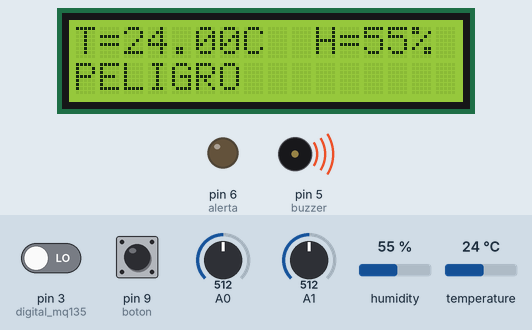
A sketch run on a simulated Arduino Uno, built with avr-gcc and run on an emulated ATmega328P. Shown: 16×2 character LCD, output pins drawn as LEDs (lit = HIGH), buzzer (waves = sounding, pin HIGH). The inputs (shaded band) are chosen by the test bench; at power-on: pin 3 (digital_mq135) LOW, A1 = 512, pin 9 (boton) HIGH, A0 = 512, humidity 55 %, temperature 24 °C. The audio player accepts every command and is not drawn; what the sketch prints to the serial monitor is not drawn.

Above: at 2.03 s.
2.4 s: pin 3 (digital_mq135) driven HIGH
At 4.0 s:
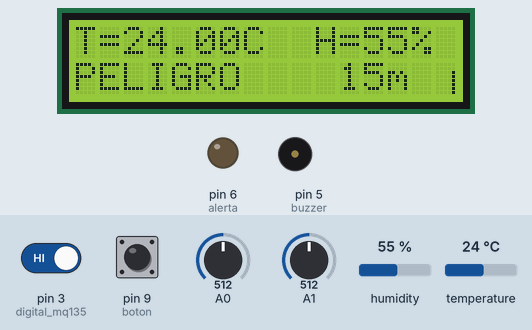
6.6 s: A1 set to 491
10.8 s: A1 set to 462
At 11.6 s:
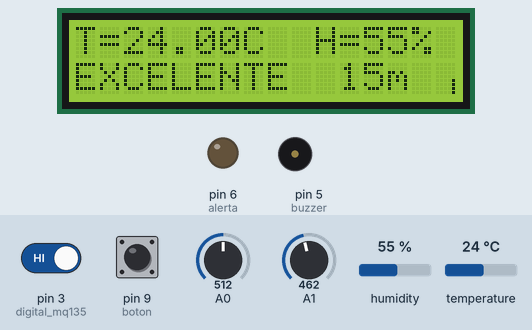
15.0 s: pin 3 (digital_mq135) driven LOW
At 15.43 s:
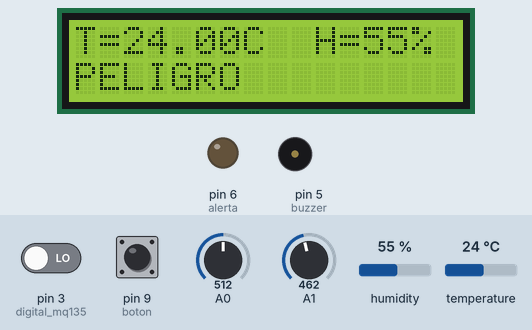
19.2 s: A1 set to 252
23.4 s: A1 set to 220
At 25.1 s:
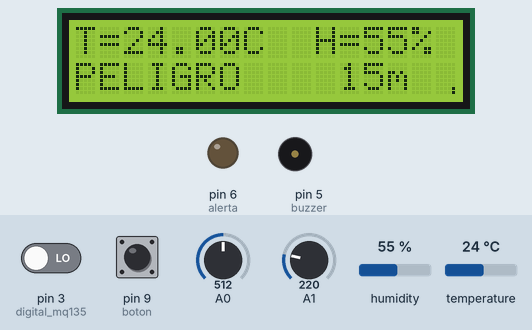
Timing chart, 0 to 32.6 s (numbered marks = the images above; inputs shaded):
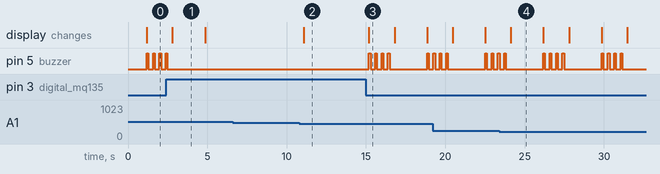

The sketch:

Estacion_meteorologico_lcd_ARDUINO.ino
```cpp
// DFPLAYER MINI MP3 - PARLANTE
#include <SoftwareSerial.h>
#include "DFRobotDFPlayerMini.h"
SoftwareSerial mySoftwareSerial(10, 11);  //Rx, Tx
DFRobotDFPlayerMini myDFPlayer;

int tempAnterior = 0;
int tempAudio = 0;
int tiempo[6] = {0, 1, 05, 15, 30, 60};
int posicion = 3;
unsigned long tiempoAnterior;

//PANTALLA display
#include <LiquidCrystal_I2C.h>
LiquidCrystal_I2C lcd(0x27, 16, 2);

// DHT11 - TEMPERATURA Y HUMEDAD
#include "DHT.h"
#define sensor_dht 2
#define Tipo DHT11
DHT dht(sensor_dht, Tipo);

float temperatura = 0.0;
int humedad = 0;

// MQ135 - CALIDAD DE AIRE
#define digital_mq135 3
int analogo_mq135 = 0;

#define alerta 6
#define buzzer 5
#define boton 9

// CARACTERES ESPECIAL - DIBUJO VOLUMEN
byte vol1 [8] = {B00000, B00000, B00000, B00000, B00000, B00000, B00001, B00001};
byte vol2 [8] = {B00000, B00000, B00000, B00000, B00001, B00001, B00001, B00001};
byte vol3 [8] = {B00000, B00000, B00001, B00001, B00001, B00001, B00001, B00001};
byte vol4 [8] = {B00001, B00001, B00001, B00001, B00001, B00001, B00001, B00001};

// POTENCIOMETRO - VOLUMEN
int volumen = 0;

// ============================================================

void setup() {
  Serial.begin(9600);

  dht.begin();
  pinMode(digital_mq135, INPUT);

  pinMode(buzzer, OUTPUT);
  pinMode(alerta, OUTPUT);
  pinMode(boton, INPUT_PULLUP);

  lcd.init();
  lcd.backlight();
  lcd.createChar(0, vol1);
  lcd.createChar(1, vol2);
  lcd.createChar(2, vol3);
  lcd.createChar(3, vol4);

  mySoftwareSerial.begin(9600);
  myDFPlayer.begin(mySoftwareSerial);
  if (!myDFPlayer.begin(mySoftwareSerial)) {  //Use softwareSerial to communicate with mp3.
    Serial.println(F("Incapaz de empezar"));
    Serial.println(F("1. ¡Vuelva a comprobar la conexión!"));
    Serial.println(F("2. ¡Inserte la tarjeta SD!"));
  }
  myDFPlayer.volume(map(analogRead(A1), 0, 1023, 0, 30));   //De 0 a 30
  temperatura = dht.readTemperature();
  tempAudio = temperatura;
  tempAnterior = temperatura;
  myDFPlayer.playFolder(2, tempAudio);
}

// ============================================================

void loop() {
  unsigned long tiempoActual = millis();

  if (myDFPlayer.available()) {
    if (myDFPlayer.readType() > 6) {
      digitalWrite(alerta, HIGH);
      delay(1000);
      digitalWrite(alerta, LOW);
    }
  }
  // Serial.println(myDFPlayer.available());
  // Serial.println(myDFPlayer.readType());

  // PULSADOR
  if (!digitalRead(boton)) {
    posicion = (posicion + 1) % 6;
    while (!digitalRead(boton));
  }

  lcd.clear();

  // DHT11 - TEMPERATURA Y HUMEDAD
  humedad = dht.readHumidity();
  temperatura = dht.readTemperature();
  if (isnan(humedad) || isnan(temperatura)) {

    lcd.setCursor (0, 0);
    lcd.print("Error DHT11...");

    digitalWrite(alerta, HIGH);
    delay(1000);
    digitalWrite(alerta, LOW);

  } else {
    tempAudio = temperatura;

    lcd.setCursor (0, 0);
    lcd.print("T=");
    lcd.print(temperatura);
    lcd.print("C");

    lcd.setCursor (10, 0);
    lcd.print("H=");
    lcd.print(humedad);
    lcd.print("%");
  }

  // CALIDAD DEL AIRE MQ135- ANALOGO
  analogo_mq135 = analogRead(A0); //Lemos la salida analógica del MQ

  //lcd.setCursor (10, 1);
  //lcd.print(analogo_mq135);

  // CALIDAD DEL AIRE MQ135- DIGITAL
  boolean mq_estado = digitalRead(digital_mq135); //Leemos el sensor

  lcd.setCursor (0, 1);

  if (mq_estado) //si la salida del sensor es 1
  {
    lcd.print("EXCELENTE");
  }
  else //si la salida del sensor es 0
  {
    lcd.print("PELIGRO");

    // BUZZER
    for (int i = 0; i < 4; i++) {
      digitalWrite(buzzer, HIGH);
      delay(100);
      digitalWrite(buzzer, LOW);
      delay(300);
    }
  }

  // POTENCIOMETRO - VOLUMEN
  volumen = map(analogRead(A1), 0, 1023, 0, 30);
  myDFPlayer.volume(volumen);
  lcd.setCursor (15, 1);

  if (volumen < 2) {
    //nada
  } else if (volumen < 7) {
    lcd.write(byte(0));
  } else if (volumen < 14) {
    lcd.write(byte(1));
  } else if (volumen < 21) {
    lcd.write(byte(2));
  } else {
    lcd.write(byte(3));
  }

  // DFPLAYER MINI MP3 - PARLANTE (cada cierto tiempo)
  if (posicion == 0) {
    lcd.setCursor (11, 1);
    lcd.print("off");
  }
  else if (posicion == 1) { // MODO AUTOMATICO - DFPLAYER MINI MP3 - PARLANTE (cada vez que cambia un grado de diferencia)
    if (tempAudio != tempAnterior)
    {
      myDFPlayer.play(tempAudio);
      tempAnterior = temperatura;
    }
    lcd.setCursor (11, 1);
    lcd.print("aut");
  }
  else {
    lcd.setCursor (11, 1);
    lcd.print(tiempo[posicion]);
    lcd.setCursor (13, 1);
    lcd.print("m");

    double minutos = (tiempoActual - tiempoAnterior) / 60000;

    if (minutos > tiempo[posicion]) {
      myDFPlayer.playFolder(2, tempAudio);
      tiempoAnterior = millis();
    }
  }
  Serial.println(posicion);


  lcd.display();
  delay(2000); // 2 seg.
}
```

Measured:
- the behaviour switches between 478 and 477 on A1 (found by bisection; images 1 and 2)
- the behaviour switches between 239 and 238 on A1 (found by bisection; images 3 and 4)
- after the input at 2.4 s, pin 5 (buzzer): goes on until 2.5 s, then stays LOW
- after the input at 6.6 s, every drawn part: stays the same
- after the input at 10.8 s, the display: changes after 0.27 s (image 2)
- after the input at 15.0 s, pin 5 (buzzer): goes 3 × (HIGH 0.10 s, LOW 0.30 s), HIGH 0.10 s, LOW 2.4 s, HIGH 0.10 s, then LOW, starting after 0.18 s; the display: changes after 0.18 s (image 3)
- after the input at 23.4 s, the display: changes after 0.73 s (image 4)
- by itself, pin 5 (buzzer): alternates HIGH for 0.10 s and LOW for 0.30 s
